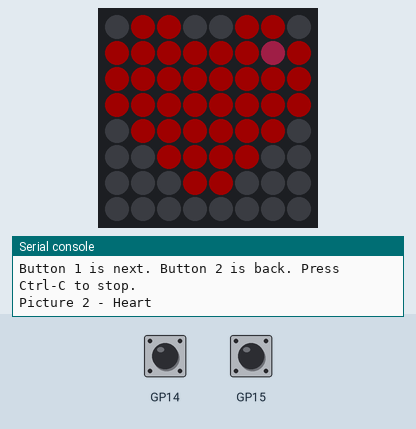
This program was run on a simulated Raspberry Pi Pico running MicroPython. Shown: 8×8 RGB LED matrix (first LED top left, wired row by row, every second row reversed), the last lines printed to the serial console. Inputs (shaded band) come from the test bench; at power-on: GP14 HIGH, GP15 HIGH. Dim RGB values are drawn brighter than linear.

Above: at 3.6 s.
3.7 s: GP14 pulled LOW for 0.15 s
6.8 s: GP14 pulled LOW for 1 s
At 10.4 s:
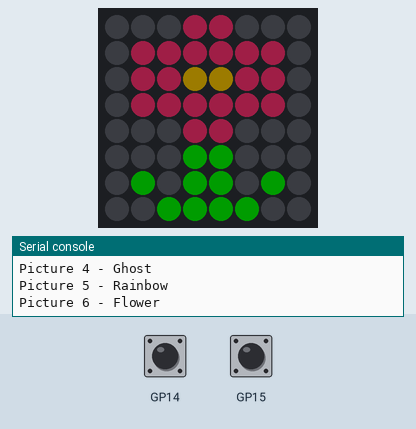
10.8 s: GP14 pulled LOW for 3.2 s
At 16.93 s:
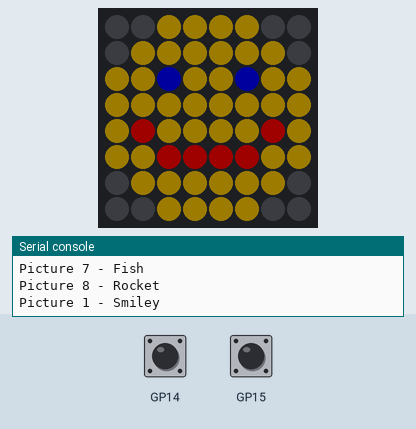
17.0 s: GP15 pulled LOW for 0.15 s
At 17.6 s:
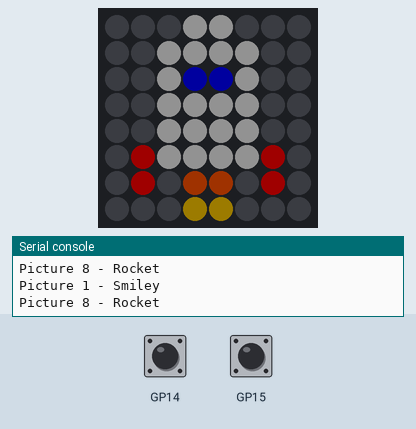
Timing chart, 0 to 20.0 s (numbered marks = the images above; inputs shaded):
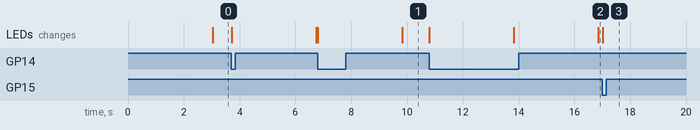

Measured:
- after the input at 17.0 s, the LEDs: change at once (image 3)

The program:

10-picture-show.py
```python
# Lab 10: Picture Show
# Filename: 10-picture-show.py
# Version: 1.0.0
#
# Shows the eight pictures in the gallery file pictures.py, one at a time.
# Press button 1 for the next picture and button 2 for the one before.
# If you press nothing, the show moves on by itself.
# Save pictures.py on the Pico before you run this.
# Not yet tried by hand: the buttons need a person to press them.

from machine import Pin
from neopixel import NeoPixel
from utime import sleep_ms, ticks_ms, ticks_diff
import config
import pictures

print("Lab 10: Picture Show (version 1.0.0)")

# hardware settings from config.py
NEOPIXEL_PIN = config.NEOPIXEL_PIN
NUMBER_PIXELS = config.NUMBER_PIXELS
MATRIX_WIDTH = config.MATRIX_WIDTH
MATRIX_HEIGHT = config.MATRIX_HEIGHT
SERPENTINE = config.SERPENTINE
BUTTON_PIN_1 = config.BUTTON_PIN_1
BUTTON_PIN_2 = config.BUTTON_PIN_2

HOLD_MS = 3000      # how long a picture stays if you press nothing - change me!

strip = NeoPixel(Pin(NEOPIXEL_PIN), NUMBER_PIXELS)

# the buttons connect the pin to GND, so a press reads 0
button1 = Pin(BUTTON_PIN_1, Pin.IN, Pin.PULL_UP)
button2 = Pin(BUTTON_PIN_2, Pin.IN, Pin.PULL_UP)

def xy(x, y):
    if SERPENTINE and y % 2 == 1:
        return y * MATRIX_WIDTH + (MATRIX_WIDTH - 1 - x)
    return y * MATRIX_WIDTH + x

def draw(picture):
    # look at every letter and give the pixel in the same spot its color
    for y in range(MATRIX_HEIGHT):
        for x in range(MATRIX_WIDTH):
            letter = picture[y][x]
            strip[xy(x, y)] = pictures.COLORS[letter]
    strip.write()

def show(number):
    # draw one picture from the gallery and print its name
    name, picture = pictures.GALLERY[number]
    print("Picture", number + 1, "-", name)
    draw(picture)

count = len(pictures.GALLERY)
number = 0
show(number)
shown_at = ticks_ms()
last1 = 1
last2 = 1
print("Button 1 is next. Button 2 is back. Press Ctrl-C to stop.")
while True:
    now1 = button1.value()
    now2 = button2.value()
    step = 0
    if now1 == 0 and last1 == 1:        # button 1 was just pressed
        step = 1
    if now2 == 0 and last2 == 1:        # button 2 was just pressed
        step = -1
    last1 = now1
    last2 = now2
    if step == 0 and ticks_diff(ticks_ms(), shown_at) >= HOLD_MS:
        step = 1                        # nobody pressed, so move on
    if step != 0:
        number = (number + step) % count
        show(number)
        shown_at = ticks_ms()
    sleep_ms(20)
```

config.py
```python
# Moving Rainbow Configuration file
# Filename: config.py
# Version: 1.0.0
#
# This file contains the hardware configuration for the Tilt-a-Rainbow
# Mini kit. It is imported by each program.

# 8x8 NeoPixel matrix (64 pixels)
NEOPIXEL_PIN = 0
MATRIX_WIDTH = 8
MATRIX_HEIGHT = 8
NUMBER_PIXELS = MATRIX_WIDTH * MATRIX_HEIGHT
# Some 8x8 panels are wired in a zig-zag: row 0 runs left to right,
# row 1 runs right to left, and so on. This panel is NOT: every row runs
# left to right. (Checked on the real panel: pixel 8 sits right below
# pixel 0.) Run 06-walk-pixels.py to see the pixel order.
SERPENTINE = False

# The color number the programs use when ALL 64 pixels are lit at once.
# 64 pixels at (20, 20, 20) draw about 300 mA, safely under the 500 mA a
# USB port supplies. Programs that light only a few pixels can use bigger
# numbers.
LEVEL = 20

# Two mode buttons, each wired from its GPIO pin to GND
BUTTON_PIN_1 = 14
BUTTON_PIN_2 = 15

# Accelerometer on I2C bus 0 (GP16 is SDA, GP17 is SCL)
# LIS3DH accelerometer. 0x19 is the usual address (0x18 if SDO is tied to GND).
# Run 02-probe.py to check.
ACCEL_I2C_ID = 0
ACCEL_SDA_PIN = 16
ACCEL_SCL_PIN = 17
ACCEL_ADDRESS = 0x19
```

pictures.py
```python
# Module: Picture Gallery (used by program 10 and by the picture modes of programs 18 and 19)
# Filename: pictures.py
# Version: 1.0.0
#
# Eight pictures for the 8x8 matrix. A picture is 8 rows of 8 letters, and
# each letter stands for a color in COLORS. A dot is a pixel that stays off.
# To add your own picture, write it like the ones below, then add a line
# for it to GALLERY at the bottom.
# This file has no hardware in it: it is only the pictures.

# the color key: which color each letter stands for. The numbers stay small
# because a picture can light all 64 pixels at once.
COLORS = {
    ".": (0, 0, 0),         # off
    "R": (32, 0, 0),        # red
    "O": (32, 10, 0),       # orange
    "Y": (28, 22, 0),       # yellow
    "G": (0, 28, 0),        # green
    "C": (0, 22, 22),       # cyan (blue-green)
    "B": (0, 0, 32),        # blue
    "V": (16, 0, 28),       # violet
    "P": (32, 6, 14),       # pink
    "W": (18, 18, 18),      # white
    "N": (14, 6, 0),        # brown
}

SMILEY = [
    "..YYYY..",
    ".YYYYYY.",
    "YYBYYBYY",
    "YYYYYYYY",
    "YRYYYYRY",
    "YYRRRRYY",
    ".YYYYYY.",
    "..YYYY..",
]

HEART = [
    ".RR..RR.",
    "RPRRRRRR",
    "RRRRRRRR",
    "RRRRRRRR",
    ".RRRRRR.",
    "..RRRR..",
    "...RR...",
    "........",
]

ALIEN = [
    "...GG...",
    "..GGGG..",
    ".GGGGGG.",
    "GG.GG.GG",
    "GGGGGGGG",
    "..G..G..",
    ".G.GG.G.",
    "G.G..G.G",
]

GHOST = [
    "..WWWW..",
    ".WWWWWW.",
    "WBBWWBBW",
    "WBBWWBBW",
    "WWWWWWWW",
    "WWWWWWWW",
    "WWWWWWWW",
    "W.WW.WW.",
]

RAINBOW = [
    "........",
    "..RRRR..",
    ".RYYYYR.",
    "RYGGGGYR",
    "RYGBBGYR",
    "RYG..GYR",
    "WWW..WWW",
    ".W....W.",
]

FLOWER = [
    "...PP...",
    ".PPPPPP.",
    ".PPYYPP.",
    ".PPPPPP.",
    "...PP...",
    "...GG...",
    ".G.GG.G.",
    "..GGGG..",
]

FISH = [
    "........",
    "..CCC...",
    ".CCCCC.C",
    "CWCCCCCC",
    "CCCCCCCC",
    ".CCCCC.C",
    "..CCC...",
    "........",
]

ROCKET = [
    "...WW...",
    "..WWWW..",
    "..WBBW..",
    "..WWWW..",
    "..WWWW..",
    ".RWWWWR.",
    ".R.OO.R.",
    "...YY...",
]

# the order the pictures are shown in: (name, picture)
GALLERY = [
    ("Smiley", SMILEY),
    ("Heart", HEART),
    ("Alien", ALIEN),
    ("Ghost", GHOST),
    ("Rainbow", RAINBOW),
    ("Flower", FLOWER),
    ("Fish", FISH),
    ("Rocket", ROCKET),
]
```
